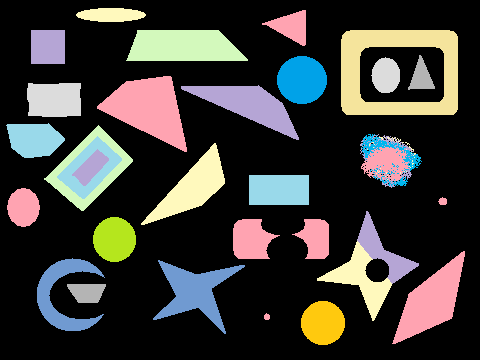
#> input picture detect_blob.png, 480 x 360 px, found by its file name
$ python CONTOUR_OBJECT_DETECTION.py   (older library calls are emulated)
#> lines starting #> are read from the running program, lines starting #| are printed output that depends on the picture; after the words box and inside, x2 and y2 are one past the last pixel; in counts of white or black regions, pixels touching at a corner belong together
# -*- coding: utf-8 -*-
"""
Created on Thu Oct 18 01:06:12 2018

@author: MD SAIF UDDIN
"""

import cv2

img = cv2.imread('C:\\Users\\SAMEER\\Desktop\\detect_blob.png', 1)
#> img is the input picture: shape (360, 480, 3); mean B, G, R 55.5, 59.1, 60.4
gray = cv2.cvtColor(img, cv2.COLOR_RGB2GRAY)
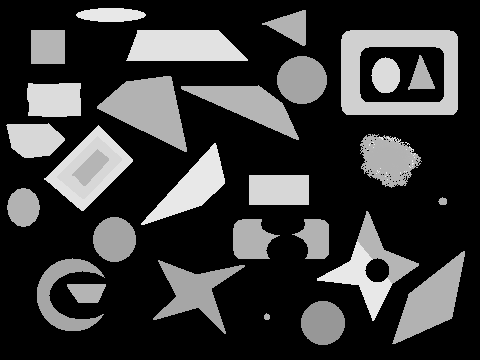
#> gray: shape (360, 480); min 0, max 232, mean 58.2
thresh = cv2.adaptiveThreshold(gray, 255, cv2.ADAPTIVE_THRESH_GAUSSIAN_C, cv2.THRESH_BINARY, 115, 1)
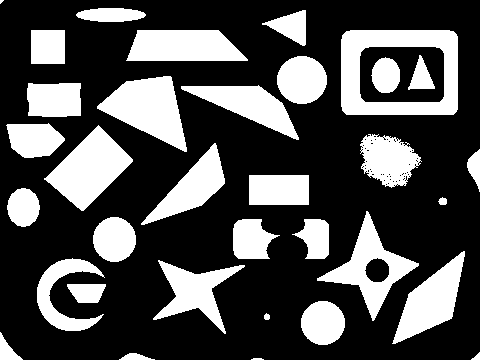
#> thresh: shape (360, 480); 30.5% white; 34 white regions (1 under 20 px)
cv2.imshow('BINARY', thresh)

_, contours, hierarcy = cv2.findContours(thresh, cv2.RETR_TREE, cv2.CHAIN_APPROX_SIMPLE)
#> contours = 102 contours, 68 with area under 20; largest, box (x1, y1, x2, y2) and area: (341, 30, 458, 115) 9679, (359, 46, 445, 103) 4673, (44, 125, 133, 211) 3656, (97, 76, 187, 152) 3604, (317, 211, 419, 321) 3406

img2 = img.copy()
index = -1
thickness = 4
color = (255, 0, 255)

cv2.drawContours(img2, contours, index, color, thickness)
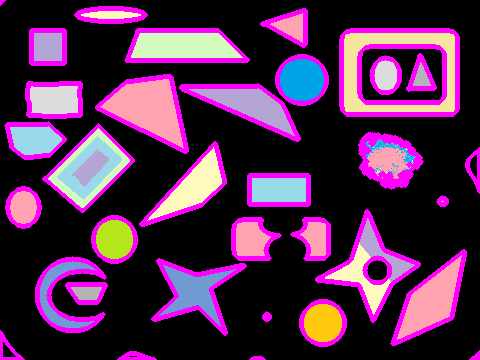
#> img2: shape (360, 480, 3); 15.44% of pixels changed, all inside (x1, y1, x2, y2) = (0, 0, 480, 360)
cv2.imshow("Countours", img2)

cv2.waitKey(0)
cv2.destroyAllWindows()
